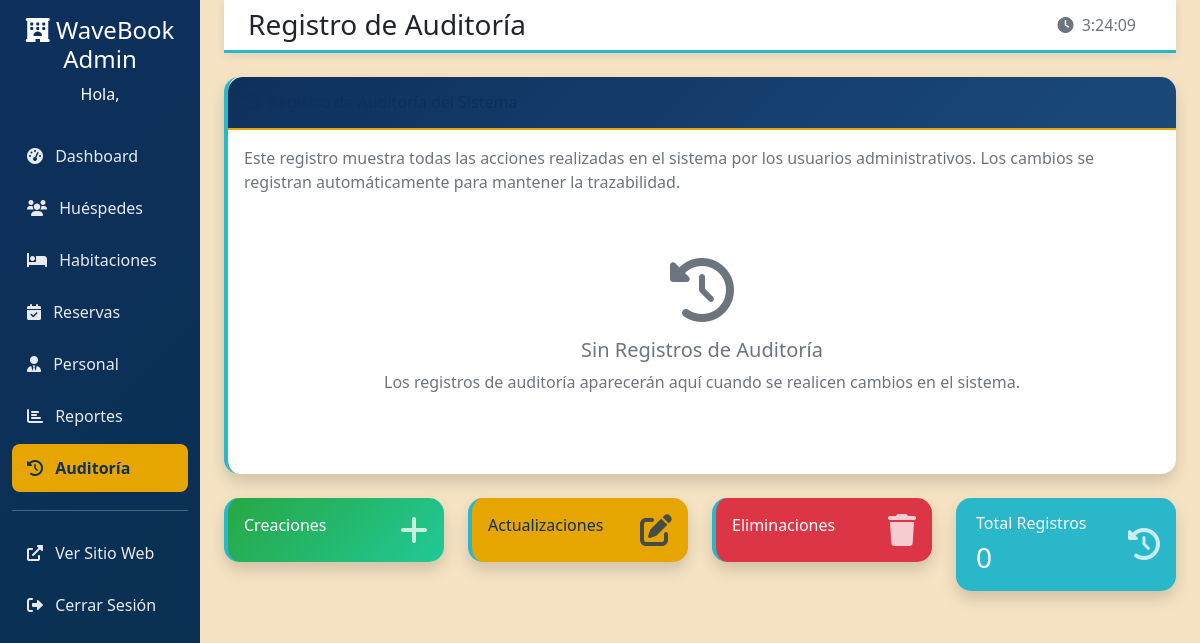
The page /hotel-admin/audit/ (signed in) on the database as committed earlier.
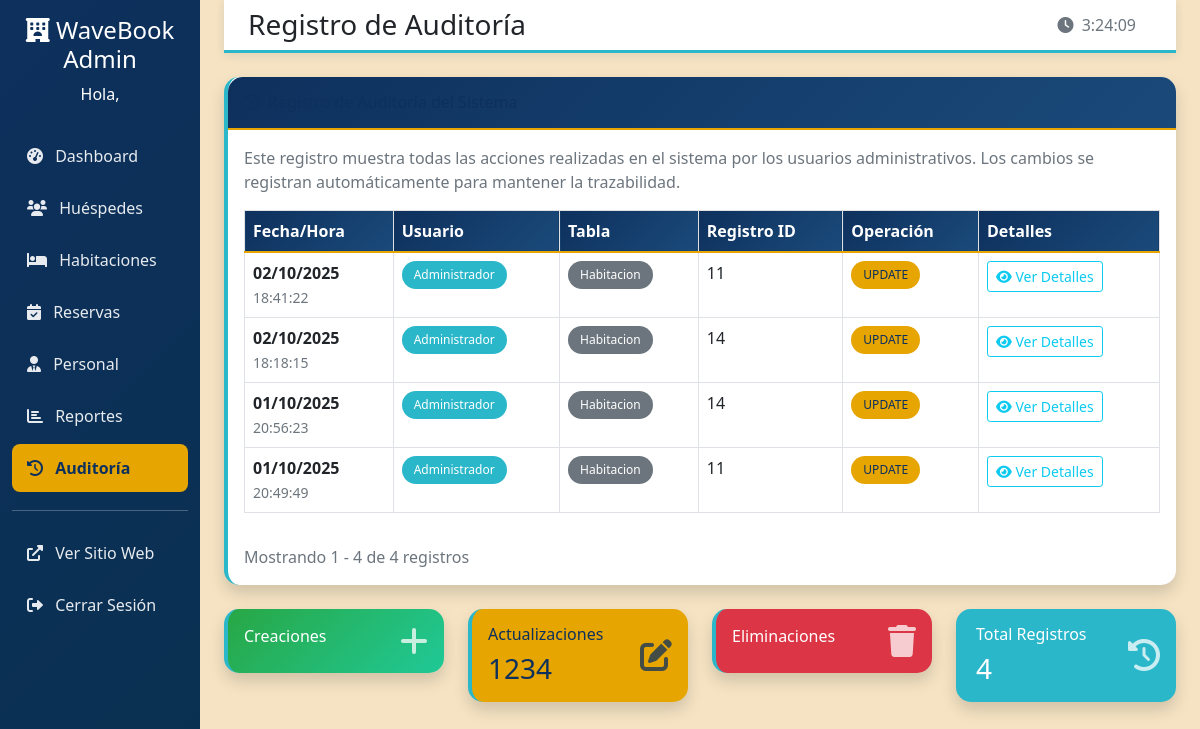
The same page on the database as committed later.
### Hotel/models.py (models this page shows)
class ReporteAuditoria(models.Model):
    tabla_afectada = models.CharField(max_length=100)
    id_registro = models.CharField(max_length=100)
    operacion = models.CharField(max_length=20)
    usuario_responsable = models.CharField(max_length=80)
    fecha = models.DateTimeField(auto_now_add=True)
    old_values = models.TextField(blank=True, null=True)
    new_values = models.TextField(blank=True, null=True)

### Hotel/views.py (the view)
    def wrapper(request, *args, **kwargs):
        if not request.session.get('admin_id'):
            messages.error(request, "Acceso denegado. Inicia sesión como administrador.")
            return redirect('admin_login')
        return view_func(request, *args, **kwargs)

### Hotel/views.py (called while the page is built)
def admin_required(view_func):
    def wrapper(request, *args, **kwargs):
        if not request.session.get('admin_id'):
            messages.error(request, "Acceso denegado. Inicia sesión como administrador.")
            return redirect('admin_login')
        return view_func(request, *args, **kwargs)
    return wrapper

@admin_required
def admin_audit_log(request):
    logs = ReporteAuditoria.objects.all().order_by('-fecha')
    paginator = Paginator(logs, 20)
    page_number = request.GET.get('page')
    page_obj = paginator.get_page(page_number)
    return render(request, "admin/audit_log.html", {
        'page_obj': page_obj
    })

### Hotel/templates/admin/audit_log.html (shortened to what this page needs)
{% extends 'admin/base_admin.html' %}
{% block page_title %}Registro de Auditoría{% endblock %}
{% block content %}
<div class="row">
    <div class="col-lg-12">
        <div class="card shadow">
            <div class="card-header py-3">
                <h6 class="m-0 font-weight-bold text-primary">
                    <i class="fas fa-history me-2"></i>Registro de Auditoría del Sistema
                </h6>
            </div>
            <div class="card-body">
                <div class="mb-3">
                    <p class="text-muted">
                        Este registro muestra todas las acciones realizadas en el sistema por los usuarios administrativos.
                        Los cambios se registran automáticamente para mantener la trazabilidad.
                    </p>
                </div>
                {% if page_obj %}
                    <div class="table-responsive">
                        <table class="table table-bordered table-hover">
                            <thead class="table-light">
                                <tr>
                                    <th>Fecha/Hora</th>
                                    <th>Usuario</th>
                                    <th>Tabla</th>
                                    <th>Registro ID</th>
                                    <th>Operación</th>
                                    <th>Detalles</th>
                                </tr>
                            </thead>
                            <tbody>
                                {% for log in page_obj %}
                                <tr>
                                    <td>
                                        <div class="text-nowrap">
                                            <strong>{{ log.fecha|date:"d/m/Y" }}</strong><br>
                                            <small class="text-muted">{{ log.fecha|date:"H:i:s" }}</small>
                                        </div>
                                    </td>
                                    <td>
                                        <span class="badge bg-info">{{ log.usuario_responsable }}</span>
                                    </td>
                                    <td>
                                        <span class="badge bg-secondary">{{ log.tabla_afectada }}</span>
                                    </td>
                                    <td>{{ log.id_registro }}</td>
                                    <td>
                                        <span class="badge
                                            {% if log.operacion == 'CREATE' %}bg-success
                                            {% elif log.operacion == 'UPDATE' %}bg-warning text-dark
                                            {% elif log.operacion == 'DELETE' %}bg-danger
                                            {% else %}bg-primary{% endif %}">
                                            {{ log.operacion }}
                                        </span>
                                    </td>
                                    <td>
                                        <button class="btn btn-outline-info btn-sm"
                                                type="button" data-bs-toggle="collapse"
                                                data-bs-target="#details-{{ log.id }}"
                                                aria-expanded="false">
                                            <i class="fas fa-eye"></i> Ver Detalles
                                        </button>
                                    </td>
                                </tr>
                                {% endfor %}
                            </tbody>
                        </table>
                    </div>
                    <div class="mt-3 text-muted">
                        Mostrando {{ page_obj.start_index }} - {{ page_obj.end_index }} de {{ page_obj.paginator.count }} registros
                    </div>
                {% else %}
                    <div class="text-center text-muted py-5">
                        <i class="fas fa-history fa-4x mb-3"></i>
                        <h5>Sin Registros de Auditoría</h5>
                        <p>Los registros de auditoría aparecerán aquí cuando se realicen cambios en el sistema.</p>
                    </div>
                {% endif %}
            </div>
        </div>
    </div>
</div>
<div class="row mt-4">
    <div class="col-md-3">
        <div class="card bg-success text-white shadow">
            <div class="card-body">
                <div class="d-flex justify-content-between align-items-center">
                    <div>
                        <h6 class="card-title">Creaciones</h6>
                    </div>
                    <i class="fas fa-plus fa-2x opacity-75"></i>
                </div>
            </div>
        </div>
    </div>
    <div class="col-md-3">
        <div class="card bg-warning text-dark shadow">
            <div class="card-body">
                <div class="d-flex justify-content-between align-items-center">
                    <div>
                        <h6 class="card-title">Actualizaciones</h6>
                        <h3 class="mb-0">
                            {% for log in page_obj %}{% if log.operacion == 'UPDATE' %}{{ forloop.counter0|add:1 }}{% endif %}{% endfor %}
                        </h3>
                    </div>
                    <i class="fas fa-edit fa-2x opacity-75"></i>
                </div>
            </div>
        </div>
    </div>
    <div class="col-md-3">
        <div class="card bg-danger text-white shadow">
            <div class="card-body">
                <div class="d-flex justify-content-between align-items-center">
                    <div>
                        <h6 class="card-title">Eliminaciones</h6>
                    </div>
                    <i class="fas fa-trash fa-2x opacity-75"></i>
                </div>
            </div>
        </div>
    </div>
    <div class="col-md-3">
        <div class="card bg-info text-white shadow">
            <div class="card-body">
                <div class="d-flex justify-content-between align-items-center">
                    <div>
                        <h6 class="card-title">Total Registros</h6>
                        <h3 class="mb-0">{{ page_obj.paginator.count|default:0 }}</h3>
                    </div>
                    <i class="fas fa-history fa-2x opacity-75"></i>
                </div>
            </div>
        </div>
    </div>
</div>
{% endblock %}

### Hotel/templates/admin/base_admin.html (shortened to what this page needs)
<!DOCTYPE html>
<html lang="es">
<head>
    <link href="https://cdn.jsdelivr.net/npm/bootstrap@5.1.3/dist/css/bootstrap.min.css" rel="stylesheet">
    <link href="https://cdnjs.cloudflare.com/ajax/libs/font-awesome/6.0.0/css/all.min.css" rel="stylesheet">
    {% load static %}
    <link rel="stylesheet" href="{% static 'css/styles.css' %}">
    <link rel="stylesheet" href="{% static 'css/admin-styles.css' %}">
</head>
<body>
    {% if request.session.admin_id %}
    <div class="container-fluid">
        <div class="row">
            <nav class="col-md-3 col-lg-2 d-md-block sidebar collapse">
                <div class="position-sticky pt-3">
                    <div class="text-center mb-4">
                        <h4><i class="fas fa-hotel"></i> WaveBook Admin</h4>
                        <p class="mb-0">Hola, {{ request.session.admin_nombre }}</p>
                    </div>
                    <ul class="nav flex-column">
                        <li class="nav-item">
                            <a class="nav-link {% if request.resolver_match.url_name == 'admin_dashboard' %}active{% endif %}"
                               href="{% url 'admin_dashboard' %}">
                                <i class="fas fa-tachometer-alt me-2"></i> Dashboard
                            </a>
                        </li>
                        <li class="nav-item">
                            <a class="nav-link {% if 'guests' in request.resolver_match.url_name %}active{% endif %}"
                               href="{% url 'admin_guests_list' %}">
                                <i class="fas fa-users me-2"></i> Huéspedes
                            </a>
                        </li>
                        <li class="nav-item">
                            <a class="nav-link {% if 'rooms' in request.resolver_match.url_name %}active{% endif %}"
                               href="{% url 'admin_rooms_list' %}">
                                <i class="fas fa-bed me-2"></i> Habitaciones
                            </a>
                        </li>
                        <li class="nav-item">
                            <a class="nav-link {% if 'reservations' in request.resolver_match.url_name %}active{% endif %}"
                               href="{% url 'admin_reservations_list' %}">
                                <i class="fas fa-calendar-check me-2"></i> Reservas
                            </a>
                        </li>
                        <li class="nav-item">
                            <a class="nav-link {% if 'staff' in request.resolver_match.url_name %}active{% endif %}"
                               href="{% url 'admin_staff_list' %}">
                                <i class="fas fa-user-tie me-2"></i> Personal
                            </a>
                        </li>
                        <li class="nav-item">
                            <a class="nav-link {% if 'reports' in request.resolver_match.url_name %}active{% endif %}"
                               href="{% url 'admin_reports' %}">
                                <i class="fas fa-chart-bar me-2"></i> Reportes
                            </a>
                        </li>
                        <li class="nav-item">
                            <a class="nav-link {% if 'audit' in request.resolver_match.url_name %}active{% endif %}"
                               href="{% url 'admin_audit_log' %}">
                                <i class="fas fa-history me-2"></i> Auditoría
                            </a>
                        </li>
                        <hr class="my-3">
                        <li class="nav-item">
                            <a class="nav-link" href="{% url 'home' %}" target="_blank">
                                <i class="fas fa-external-link-alt me-2"></i> Ver Sitio Web
                            </a>
                        </li>
                        <li class="nav-item">
                            <a class="nav-link" href="{% url 'admin_logout' %}">
                                <i class="fas fa-sign-out-alt me-2"></i> Cerrar Sesión
                            </a>
                        </li>
                    </ul>
                </div>
            </nav>
            <main class="col-md-9 ms-sm-auto col-lg-10 px-md-4 main-content">
                <nav class="navbar navbar-expand-lg navbar-admin mb-4">
                    <div class="container-fluid">
                        <h1 class="h3 mb-0">{% block page_title %}Panel de Administración{% endblock %}</h1>
                        <div class="d-flex align-items-center">
                            <span class="text-muted me-3">
                                <i class="fas fa-clock me-1"></i>
                                <span id="current-time"></span>
                            </span>
                        </div>
                    </div>
                </nav>
                {% block content %}
                {% endblock %}
            </main>
        </div>
    </div>
    {% else %}
        {% block login_content %}
        {% endblock %}
    {% endif %}
</body>
</html>

### Hotel/static/css/styles.css (style rules this page uses)
:root { --azul-pacifico: #0E305D; --turquesa-coral: #2AB7CA; --arena-suave: #F5E3C3; --oro-arena: #E6A500; --gris-perla: #E0E0E0; --blanco-puro: #FFFFFF; }
.text-primary { color: #0e305d !important; }

### Hotel/static/css/admin-styles.css (style rules this page uses)
:root { --azul-pacifico: #0E305D; --turquesa-coral: #2AB7CA; --arena-suave: #F5E3C3; --oro-arena: #E6A500; --gris-perla: #E0E0E0; --blanco-puro: #FFFFFF; }
.sidebar { min-height: 100vh; background: linear-gradient(135deg, var(--azul-pacifico) 0%, #093050 100%); color: var(--blanco-puro); box-shadow: 2px 0 10px rgba(14, 48, 93, 0.1); }
.sidebar .nav-link { color: rgba(255,255,255,0.9); border-radius: 8px; margin: 2px 0; transition: all 0.3s ease; padding: 12px 15px; }
.sidebar .nav-link.active { background: var(--oro-arena); color: var(--azul-pacifico); font-weight: 600; }
.main-content { background-color: var(--arena-suave); min-height: 100vh; }
.navbar-admin { background: var(--blanco-puro); box-shadow: 0 2px 10px rgba(14, 48, 93, 0.1); border-bottom: 3px solid var(--turquesa-coral); }
.card { border: none; border-radius: 15px; box-shadow: 0 8px 20px rgba(14, 48, 93, 0.1); border-left: 4px solid var(--turquesa-coral); }
.card-header { background: linear-gradient(135deg, var(--azul-pacifico) 0%, #1a4a7a 100%); color: var(--blanco-puro); border-radius: 15px 15px 0 0 !important; border-bottom: 2px solid var(--oro-arena); }
.table th { background: linear-gradient(135deg, var(--azul-pacifico) 0%, #1a4a7a 100%); color: var(--blanco-puro); font-weight: 600; border-top: none; border-bottom: 2px solid var(--oro-arena); }
.badge { border-radius: 15px; padding: 8px 12px; font-weight: 500; }
.bg-success { background: linear-gradient(135deg, #28a745 0%, #20c997 100%) !important; }
.bg-warning { background: var(--oro-arena) !important; color: var(--azul-pacifico) !important; }
.bg-info { background: var(--turquesa-coral) !important; }
.text-primary { color: var(--azul-pacifico) !important; }

Rows that differ between the two databases and show on the page:
added ReporteAuditoria: fecha "02/10/2025", fecha "18:41:22", usuario_responsable "Administrador", tabla_afectada "Habitacion", id_registro "11", operacion "UPDATE"
added ReporteAuditoria: fecha "02/10/2025", fecha "18:18:15", usuario_responsable "Administrador", tabla_afectada "Habitacion", id_registro "14", operacion "UPDATE"
added ReporteAuditoria: fecha "01/10/2025", fecha "20:56:23", usuario_responsable "Administrador", tabla_afectada "Habitacion", id_registro "14", operacion "UPDATE"
added ReporteAuditoria: fecha "01/10/2025", fecha "20:49:49", usuario_responsable "Administrador", tabla_afectada "Habitacion", id_registro "11", operacion "UPDATE"
Other text that changed with them:
{{ page_obj.start_index }}: (not shown) → "1"
{{ page_obj.end_index }}: (not shown) → "4"
{{ page_obj.paginator.count }}: (not shown) → "4"
{{ page_obj.paginator.count|default:0 }}: "0" → "4"
text no longer shown: "Sin Registros de Auditoría Los registros de auditoría aparecerán aquí cuando se realicen cambios en el sistema."
text now shown: "Fecha/Hora Usuario Tabla Registro ID Operación Detalles Mostrando - de registros"
